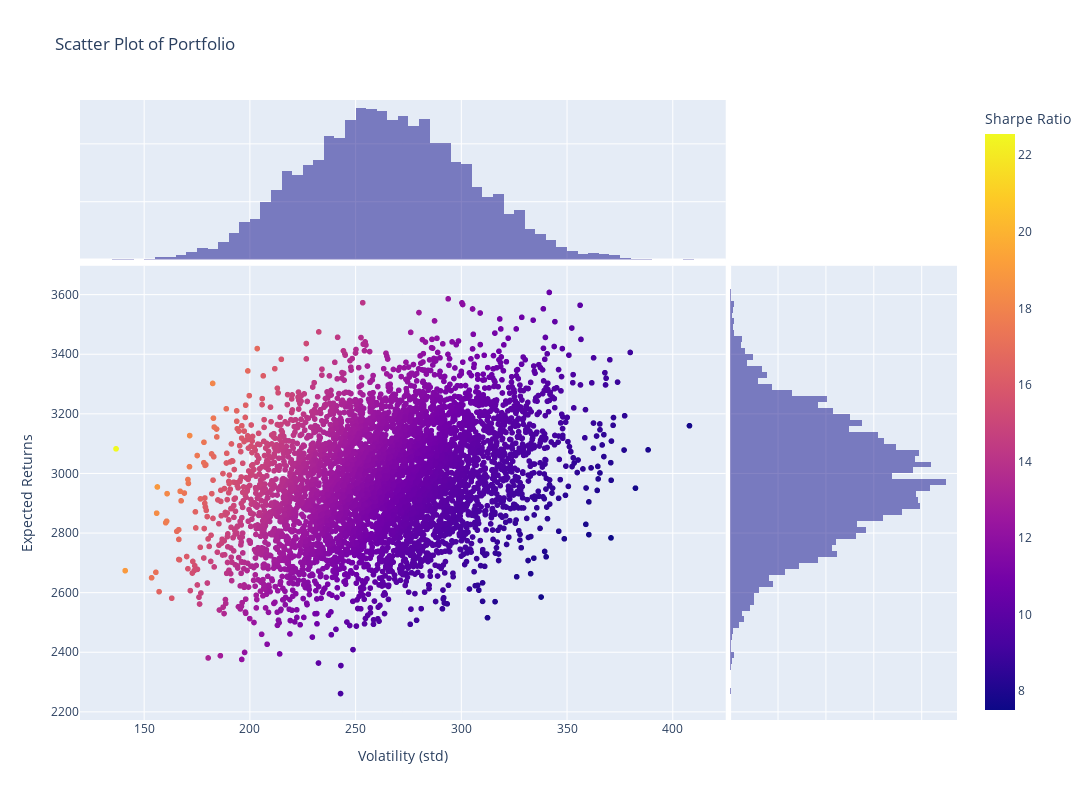

Notebook source saved alongside this figure:
### Code cell
portfolio["Sharpe"] = portfolio["Revenue"]/portfolio["Volatility"]

fig = px.scatter(
    data_frame=portfolio,
    x='Volatility',
    y='Revenue',
    color='Sharpe',
    title='Scatter Plot of Portfolio',
    labels={'Volatility': 'Volatility (std)', 'Revenue': 'Expected Returns', 'Sharpe': 'Sharpe Ratio'},
    marginal_x='histogram',
    marginal_y='histogram', 
)

fig.update_layout(
    width=1200,  
    height=800,  
)

fig

### Figure 1 — Plotly figure (JSON) as saved in the notebook; plotly's stock layout.template omitted (floating-point values rounded to 4 significant figures; data arrays with more than 128 entries replaced by an {"elided": "..."} marker saying what was removed)
{"data": [{"hovertemplate": "Volatility (std)=%{x}<br>Expected Returns=%{y}<br>Sharpe Ratio=%{marker.color}<extra></extra>", "legendgroup": "", "marker": {"color": {"elided": "5000 float values"}, "coloraxis": "coloraxis", "symbol": "circle"}, "mode": "markers", "name": "", "showlegend": false, "type": "scattergl", "x": {"elided": "5000 float values"}, "xaxis": "x", "y": {"elided": "5000 float values"}, "yaxis": "y"}, {"alignmentgroup": "True", "bingroup": "x", "hovertemplate": "Volatility (std)=%{x}<br>count=%{y}<extra></extra>", "legendgroup": "", "marker": {"color": "#0d0887"}, "name": "", "offsetgroup": "", "opacity": 0.5, "showlegend": false, "type": "histogram", "x": {"elided": "5000 float values"}, "xaxis": "x3", "yaxis": "y3"}, {"alignmentgroup": "True", "bingroup": "y", "hovertemplate": "Expected Returns=%{y}<br>count=%{x}<extra></extra>", "legendgroup": "", "marker": {"color": "#0d0887"}, "name": "", "offsetgroup": "", "opacity": 0.5, "showlegend": false, "type": "histogram", "xaxis": "x2", "y": {"elided": "5000 float values"}, "yaxis": "y2"}], "layout": {"barmode": "overlay", "coloraxis": {"colorbar": {"title": {"text": "Sharpe Ratio"}}, "colorscale": [[0, "#0d0887"], [0.1111, "#46039f"], [0.2222, "#7201a8"], [0.3333, "#9c179e"], [0.4444, "#bd3786"], [0.5556, "#d8576b"], [0.6667, "#ed7953"], [0.7778, "#fb9f3a"], [0.8889, "#fdca26"], [1, "#f0f921"]]}, "height": 800, "legend": {"tracegroupgap": 0}, "title": {"text": "Scatter Plot of Portfolio"}, "width": 1200, "xaxis": {"anchor": "y", "domain": [0, 0.7363], "title": {"text": "Volatility (std)"}}, "xaxis2": {"anchor": "y2", "domain": [0.7413, 1], "matches": "x2", "showgrid": true, "showline": false, "showticklabels": false, "ticks": ""}, "xaxis3": {"anchor": "y3", "domain": [0, 0.7363], "matches": "x", "showgrid": true, "showticklabels": false}, "xaxis4": {"anchor": "y4", "domain": [0.7413, 1], "matches": "x2", "showgrid": true, "showline": false, "showticklabels": false, "ticks": ""}, "yaxis": {"anchor": "x", "domain": [0, 0.7326], "title": {"text": "Expected Returns"}}, "yaxis2": {"anchor": "x2", "domain": [0, 0.7326], "matches": "y", "showgrid": true, "showticklabels": false}, "yaxis3": {"anchor": "x3", "domain": [0.7426, 1], "matches": "y3", "showgrid": true, "showline": false, "showticklabels": false, "ticks": ""}, "yaxis4": {"anchor": "x4", "domain": [0.7426, 1], "matches": "y3", "showgrid": true, "showline": false, "showticklabels": false, "ticks": ""}}}
